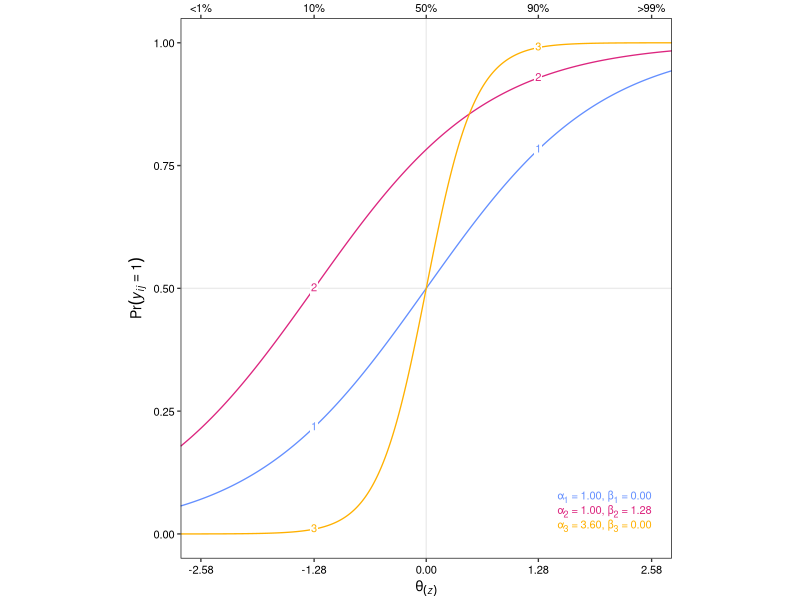

R code for this plot: (Note: this script raises an error after producing the figure.)
rm(list = ls())

# Notes -------------------------------------------------------------------


# Library -----------------------------------------------------------------

  # Install packages
  # install.packages("tidyverse")
  # install.packages("ggtext")
  
  # Load packages
  library(tidyverse)
  library(ggtext)


# Functions ---------------------------------------------------------------

  # Link function
  inv_logit <- function(x) exp(x) / ( 1 + exp(x) )
  
  # IRT equation
  irt <- function(theta, alpha, beta) {
    inv_logit(alpha*(theta + beta))
  }
  irt <- Vectorize(irt)
  

# Visualize ---------------------------------------------------------------
  
  # Make figure
  ggplot() +
    geom_vline(xintercept = 0.0, colour = "grey92", linewidth = 0.455) +
    geom_hline(yintercept = 0.5, colour = "grey92", linewidth = 0.455) +
    stat_function(
      aes(colour = "Action 1"),
      fun = irt, 
      args = list(
        alpha = 1.00,
        beta  = 0.00
      ),
      n = 10001, size = 0.455
    ) +
    stat_function(
      aes(colour = "Action 2"),
      fun = irt, 
      args = list(
        alpha = 1.00,
        beta  = qnorm(0.9)
      ),
      n = 10001, size = 0.455
    ) +
    stat_function(
      aes(colour = "Action 3"),
      fun = irt, 
      args = list(
        alpha = 3.60,
        beta  = 0.00
      ),
      n = 10001, size = 0.455
    ) +
    annotate(
      geom = "rich_text",
      x = c(rep(qnorm(0.1), 3), rep(qnorm(0.9), 3)),
      y = c(
        irt(qnorm(0.1), 1.00, 0.00),
        irt(qnorm(0.1), 1.00, qnorm(0.9)),
        irt(qnorm(0.1), 3.60, 0.00),
        irt(qnorm(0.9), 1.00, 0.00),
        irt(qnorm(0.9), 1.00, qnorm(0.9)),
        irt(qnorm(0.9), 3.60, 0.00)
      ),
      label = rep(1:3, 2),
      colour = rep(c("#648FFF", "#DC267F", "#FFB000"), 2),
      label.colour = NA,
      label.padding = unit(0.05, "lines"),
      label.r = unit(0.05, "lines"),
      size = 8/.pt
    ) + 
    annotate(
      geom = "rich_text",
      x = qnorm(0.995), y = 0,
      label = "<span style='color:#648FFF'> &alpha;<sub>1</sub> = 1.00, &beta;<sub>1</sub> = 0.00</span><br><span style='color:#DC267F'>&alpha;<sub>2</sub> = 1.00, &beta;<sub>2</sub> = 1.28</span><br><span style='color:#FFB000'>&alpha;<sub>3</sub> = 3.60, &beta;<sub>3</sub> = 0.00</span>",
      vjust = 0, hjust = 1,
      label.colour = NA,
      label.padding = unit(0, "lines"),
      size = 8/.pt
    ) +
    scale_x_continuous(
      limits = qnorm(c(0.0025, 0.9975)),
      breaks = qnorm(c(0.005, 0.1, 0.5, 0.9, 0.995)),
      minor_breaks = NULL,
      labels = scales::number(qnorm(c(0.005, 0.1, 0.5, 0.9, 0.995)), accuracy = 0.01),
      sec.axis = dup_axis(
        name = NULL,
        breaks = qnorm(c(0.005, 0.1, 0.5, 0.9, 0.995)),
        labels = c("<1%", "10%", "50%", "90%", ">99%")
      ),
      expand = c(0, 0)
    ) +
    scale_y_continuous(
      minor_breaks = NULL
    ) +
    scale_colour_manual(
      values = c("#648FFF", "#DC267F", "#FFB000")
    ) +
    coord_fixed(dist(qnorm(c(0.0025, 0.9975)))/1) +
    theme_classic(base_size = 10) +
    theme(
      legend.position = "none",
      strip.background = element_blank(),
      axis.line = element_blank(),
      axis.text = element_text(colour = "black"),
      axis.title = element_text(size = 10, colour = "black"),
      panel.background = element_rect(colour = "black", fill = NA),
      panel.ontop = TRUE,
      plot.margin = margin(0, 0, 0, 0)
    ) +
    labs(
      x = expression(theta[(italic(z))]),
      y = expression(Pr(italic(y[ij])==1)),
      colour = NULL
    )
  

# Export ------------------------------------------------------------------

  # Export as .png
  ggsave(
    "Scale Development/figures/figure-1.png",
    width = (6.5 - 18/72.27)/2, height = (6.5 - 18/72.27)/2, units = "in", 
    dpi = 1200
  )
  
  # Export as .pdf
  ggsave(
    "Scale Development/figures/figure-1.pdf",
    width = (6.5 - 18/72.27)/2, height = (6.5 - 18/72.27)/2, units = "in"
  )
  